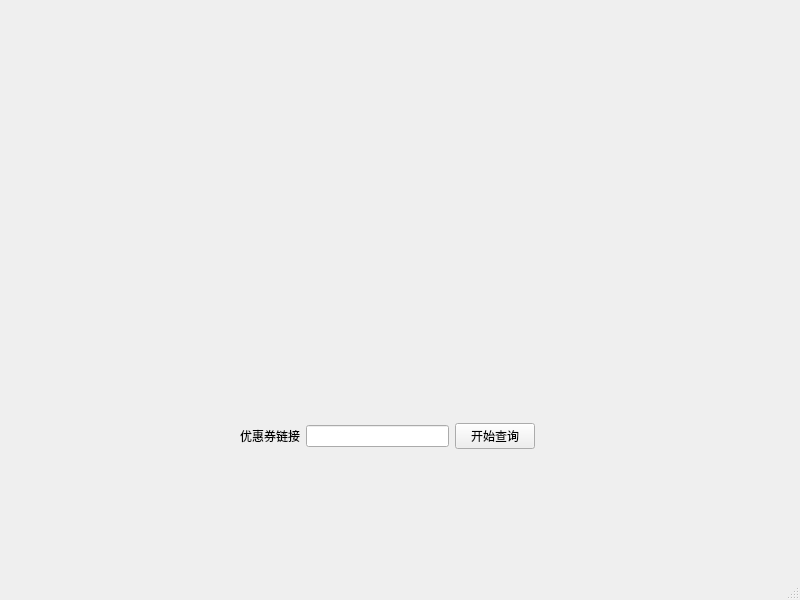
<?xml version="1.0" encoding="UTF-8"?>
<ui version="4.0">
 <class>MainWindow</class>
 <widget class="QMainWindow" name="MainWindow">
  <property name="geometry">
   <rect>
    <x>0</x>
    <y>0</y>
    <width>800</width>
    <height>600</height>
   </rect>
  </property>
  <property name="windowTitle">
   <string>MainWindow</string>
  </property>
  <widget class="QWidget" name="centralwidget">
   <widget class="QWidget" name="layoutWidget">
    <property name="geometry">
     <rect>
      <x>240</x>
      <y>420</y>
      <width>295</width>
      <height>33</height>
     </rect>
    </property>
    <layout class="QGridLayout" name="gridLayout">
     <item row="0" column="0">
      <widget class="QLabel" name="label">
       <property name="text">
        <string>优惠券链接</string>
       </property>
      </widget>
     </item>
     <item row="0" column="1">
      <widget class="LineEdit" name="lineEdit">
       <property name="text">
        <string/>
       </property>
      </widget>
     </item>
     <item row="0" column="2">
      <widget class="QPushButton" name="pushButton">
       <property name="text">
        <string>开始查询</string>
       </property>
      </widget>
     </item>
    </layout>
   </widget>
  </widget>
  <widget class="QMenuBar" name="menubar">
   <property name="geometry">
    <rect>
     <x>0</x>
     <y>0</y>
     <width>800</width>
     <height>22</height>
    </rect>
   </property>
  </widget>
  <widget class="QStatusBar" name="statusbar"/>
 </widget>
 <customwidgets>
  <customwidget>
   <class>LineEdit</class>
   <extends>QLineEdit</extends>
   <header>myapp.LineEdit</header>
   <slots>
    <slot>lineEditText()</slot>
   </slots>
  </customwidget>
 </customwidgets>
 <resources/>
 <connections>
  <connection>
   <sender>pushButton</sender>
   <signal>clicked(bool)</signal>
   <receiver>lineEdit</receiver>
   <slot>lineEditText()</slot>
   <hints>
    <hint type="sourcelabel">
     <x>526</x>
     <y>240</y>
    </hint>
    <hint type="destinationlabel">
     <x>396</x>
     <y>249</y>
    </hint>
   </hints>
  </connection>
 </connections>
</ui>
